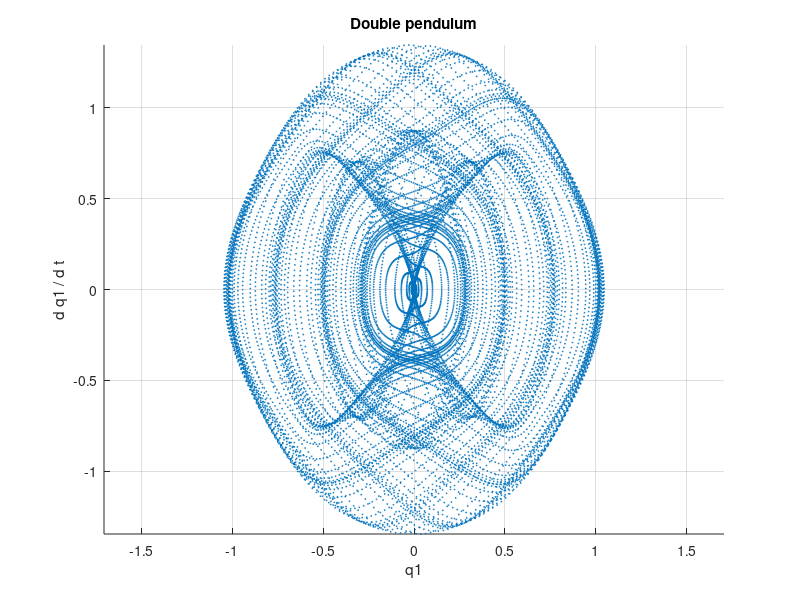

Write the MATLAB code that produced this figure.
# Double pendulum
1;

function xdot = f(x,t)
  c12 = cos(x(1) - x(2));
  s12 = sin(x(1) - x(2));
  xdot(1) = x(3);
  xdot(2) = x(4);
  xdot(3) = (sin(x(2))*c12 - 2*sin(x(1)) - s12*(x(4)^2 + c12*x(3)^2)) / (2 - c12^2);
  xdot(4) = (2*sin(x(1))*c12 - 2*sin(x(2)) + s12*(2*x(3)^2 + c12*x(4)^2)) / (2 - c12^2);
endfunction

x = lsode("f", [0; 3*atan(1/sqrt(3)); 0; 0], (t = linspace (0, 384, 19200)'));

#set term postcript;
#set output "sample.ps";
scatter(x(:, [1]), x(:, [3]), 0.5);

axis equal
grid on
title "Double pendulum"
xlabel "q1"
ylabel "d q1 / d t"

